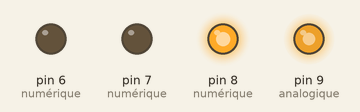
Recording of a sketch running on a simulated Arduino Uno, built with avr-gcc and run on an emulated ATmega328P. On the bench: output pins drawn as LEDs (lit = HIGH).

Above: at 0.05 s.
At 0.55 s:
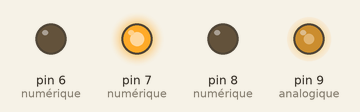
At 0.8 s:
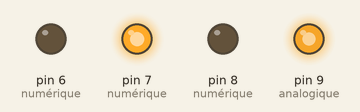
At 1.1 s:
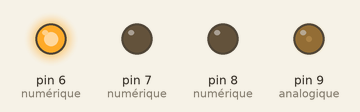
At 1.6 s:
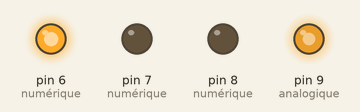
At 2.1 s:
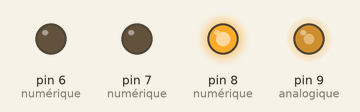
Timing chart, 0 to 5.3 s (numbered marks = the images above):
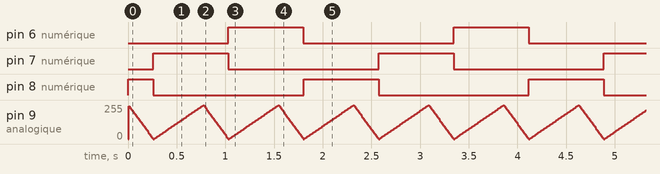

The sketch:

led_fade.ino
```cpp
/*Commentaire :
Description : Permet de faire clignoter des leds et utiliser un PWN (ici pin 9) pour faire varié l'intensité d'une led
Etat : Fonctionnel
Schéma : Disponible
*/


//déclaration des variables
  int fade=5;                                                   //valeur de l'effet de fondue
  int time_to_wait=10;                                          //temps d'attente entre chaque fade
  int brightness=255;                                           //intensité entre 0 (brightness_min) et 255 (brightness_max) envoyé à la led
  int brightness_max=255;
  int brightness_min=0;                                         //ici j'ai mis des variables (brightness_min & brightness_max) car j'utilise 9 fois 255 et 0 dans mon script, donc plus simple de mettre une variable et ça me permet de modifier la brightness max & min facilement


//déclaration des fonctions
bool fade_delay (){                                             //par rapport au premier programme, ici j'ai remplacé le delay(1000) par une led 9 qui s'allume puis s'éteind.
  while(brightness<brightness_max) {                            //allumer progressivement la led 9 en ajoutant l'effet fade tant que brightness est < à brightness_max avec un delay de time_to_wait à chaque itérations
    delay(time_to_wait);
    brightness=brightness+fade;
    if (brightness>brightness_max){                             //la fonction if, on la retrouve dans chaque block, elle sert à vérifier que l'on allume pas une led avec une brightness > brightness_max. Même si brightness est supérieur à 255, l'arduino allume la led à 255, donc mon if sert à rien
      brightness=brightness_max;}
      analogWrite(9, brightness);}

  while(brightness>brightness_min) {                            //éteindre progressivement la led 9 en ajoutant l'effet fade tant que brightness est < à brightness_max avec un delay de time_to_wait à chaque itérations
    delay(time_to_wait);
    brightness=brightness-fade*2;                               //ici il y a un petit multiplicateur pour que la led s'éteigne 2 fois plus rapidement, c'est plus sympa visuellement
    if (brightness<brightness_min){brightness=brightness_min;}
    analogWrite(9, brightness);}
  return true;
}


void setup() {
  pinMode(9, OUTPUT);                                           //analogique
  pinMode(8, OUTPUT);                                           //numérique
  pinMode(7, OUTPUT);                                           //numérique
  pinMode(6, OUTPUT);                                           //numérique
}


void loop() {

  digitalWrite(8, HIGH);                                        //allumer la rouge
  fade_delay();                                                 //attention de ne pas confondre fade_delay() et delay(). delay() est une fonction native et fade_delay() appel la fonction que j'ai définit plus haut
  digitalWrite(8, LOW);                                         //éteindre la rouge


  digitalWrite(7, HIGH);                                        //allumer la jaune
  fade_delay();
  digitalWrite(7, LOW);                                         //éteindre la jaune


  digitalWrite(6, HIGH);                                        //allumer la verte
  fade_delay();
  digitalWrite(6, LOW);                                         //éteindre la verte
}
```

Measured:
- by itself, pin 6 (numérique), pin 7 (numérique): alternates HIGH for 0.77 s and LOW for 1.5 s
- by itself, pin 8 (numérique): repeats every 2.3 s: LOW 1.5 s, HIGH 0.77 s
